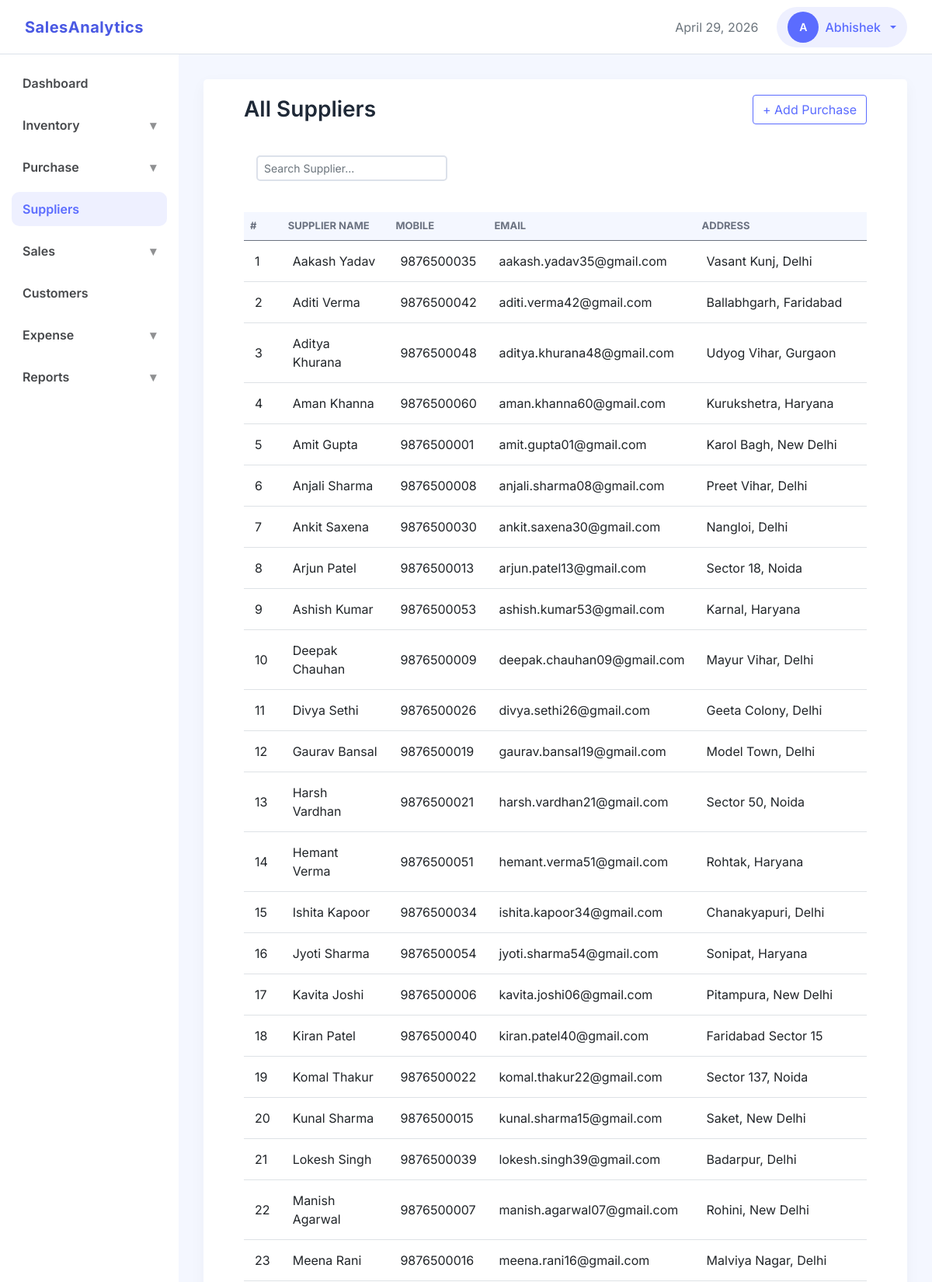
The page /purchases/suppliers (signed in, upper part) on the database its author committed.
### accounts/models.py (models this page shows, shortened)
class User(AbstractUser):
    username = None # Remove username
    first_name = models.CharField(max_length=150)
    email = models.EmailField(unique=True)
    created_at = models.DateTimeField(auto_now_add=True)
    updated_at = models.DateTimeField(auto_now=True)
    USERNAME_FIELD = 'email'
    REQUIRED_FIELDS = []
    objects = UserManager() # Attach Manager

### purchases/models/suppliers.py (models this page shows, shortened)
class Supplier(models.Model):
    class Meta:
        ordering = ['name']
    name = models.CharField(max_length=100)
    phone = models.CharField(max_length=10, unique=True)
    email = models.EmailField(max_length=100, blank=True)
    address = models.CharField(max_length=200, blank=True)
    business = models.ForeignKey('business.Business', on_delete=models.CASCADE, related_name='suppliers')
    created_at = models.DateTimeField(auto_now_add=True)
    updated_at = models.DateTimeField(auto_now=True)

### purchases/views/suppliers.py (the view)
# urls.py: path('suppliers', suppliers.SuppliersListView.as_view(), name='suppliers_list'),
class SuppliersListView(ListView):
    model = Supplier
    context_object_name = 'suppliers'
    template_name = 'suppliers/suppliers_list.html'
    ordering = 'name'

### core/context_processors.py (called while the page is built)
def user_role(request):
    if request.user.is_authenticated:
        business_id = request.session.get('business_id')
        if business_id:
            membership = Membership.objects.filter(
                business_id=business_id,
                user=request.user
            ).first()
            if membership:
                return {'user_role': membership.role}
    return {'user_role': None}

### dashboard/templatetags/navigation_tags.py (called while the page is built)
@register.simple_tag(takes_context=True)
def active(context, *url_names):
    request = context['request']
    current_url = request.resolver_match.url_name
    if current_url in url_names:
        return 'active'
    return ''

@register.simple_tag(takes_context=True)
def show_menu(context, *url_names):
    request = context['request']
    current_url = request.resolver_match.url_name
    if current_url in url_names:
        return 'show'
    return ''

### templates/suppliers/suppliers_list.html (shortened to what this page needs)
{% extends "base.html" %}
{% load static %}
{% load humanize %}
{% block css_files%}
    <link rel="stylesheet" href="{% static 'css/apps/list.css' %}">
{% endblock %}
{% block content %}
<div class="container-fluid">
    <div class="d-flex justify-content-between align-items-center mb-4">
        <div>
            <h3 class="section-title mb-0">All Suppliers</h3>
        </div>
        <a href="{% url 'add_purchase' %}" class="btn btn-secondary">
            + Add Purchase
        </a>
    </div>
    <div class="mb-4 p-3">
        <div class="row g-3">
            <div class="col-md-4">
                <input type="text" id="search_field"
                       class="form-control form-control-sm"
                       placeholder="Search Supplier...">
            </div>
        </div>
    </div>
    <div class="">
        <div class="table-responsive">
            <table class="table table-hover align-middle data-table mb-0">
                <thead>
                    <tr>
                        <th>#</th>
                        <th>Supplier Name</th>
                        <th>Mobile</th>
                        <th>Email</th>
                        <th>Address</th>
                    </tr>
                </thead>
                <tbody id="tbody">
                    {% for supplier in suppliers %}
                    <tr class="clickable-row" data-url="#">
                        <td>{{ forloop.counter }}</td>
                        <td>
                            {{ supplier.name }}
                        </td>
                        <td>{{ supplier.phone }}</td>
                        <td>
                            <span>
                                {{ supplier.email|default:'No email provided' }}
                            </span>
                        </td>
                        <td>
                             {{ supplier.address|default:'No address provided' }}
                        </td>
                    </tr>
                    {% empty %}
                    <tr>
                        <td colspan="7" class="text-center py-4 text-muted">
                            No Suppliers data available
                        </td>
                    </tr>
                    {% endfor %}
                </tbody>
            </table>
        </div>
    </div>
</div>
{% endblock %}

### templates/partials/navbar.html (shortened to what this page needs)
<nav class="navbar custom-navbar d-flex justify-content-between align-items-center">
    <div class="d-flex align-items-center gap-4">
        <a class="navbar-brand" href="{% url 'dashboard' %}">SalesAnalytics</a>
    </div>
    <div class="d-flex align-items-center gap-4">
        <span class="text-muted" id="nav-date"></span>
        {% if user.is_authenticated %}
            <div class="dropdown">
                <button class="btn admin-btn dropdown-toggle d-flex align-items-center gap-2"
                        data-bs-toggle="dropdown"
                        aria-expanded="false">
                    <div class="avatar">{{ user.first_name|default:user.email|slice:':1'|upper }}</div>
                    <span>{{ user.first_name }}</span>
                </button>
            </div>
        {% else %}
            <div>
                <a class="btn btn-primary me-2" href="{% url 'signin' %}">Sign In</a>
                <a class="btn btn-outline-primary" href="{% url 'signup' %}">Sign Up</a>
            </div>
        {% endif %}
    </div>
</nav>

### static/css/base.css (style rules this page uses)
:root { --clr-primary: #5b6cff; --clr-secondary: #4038c6; --clr-primary-hover: #4a59e3; --clr-primary-medium: #dbdffc; --clr-primary-soft: #eef0ff; --clr-accent: #00c2ff; --primary-gradient: linear-gradient(135deg, var(--clr-secondary), var(--clr-primary)); --secondary-gradient: linear-gradient(130deg, var(--clr-primary-hover), var(--clr-primary)); --clr-bg-main: #ffffff; --clr-bg-content: #f4f7ff; --clr-bg-btn-secondary: #eaeaea; --clr-bg-components: #f5f7fa; --clr-text-main: #1f2937; --clr-text-medium: #46484b; --clr-text-muted: #6b7280; --clr-text-placeholder: #c4c7cc; --clr-text-light: #fefefc; --clr-border: #dce1ea; --clr-border-light: #e4e7ec; --shadow-soft: 0 6px 20px rgba(17, 24, 39, 0.04); --radius: 5px; --nav-height: 70px; --space-xs: 8px; --space-sm: 12px; --space-md: 16px; --space-lg: 24px; --space-xl: 32px; }
* { box-sizing: border-box; }
body { margin: 0; padding: 0; font-family: "Inter", sans-serif; color: var(--clr-text-main); background: var(--clr-bg-main); -webkit-font-smoothing: antialiased; }
h1, h2, h3, h4, h5 { font-weight: 600; margin-bottom: 0.5rem; }
.text-muted { color: var(--clr-text-muted); }
.clickable-row { cursor: pointer; }

### static/css/layout.css (style rules this page uses)
.custom-navbar { height: var(--nav-height); background: var(--clr-bg-main); border-bottom: 1px solid var(--clr-border); padding: 0 32px; }
.navbar-brand { font-weight: 700; color: var(--clr-primary); letter-spacing: 0.5px; transition: color 0.5s ease; }
.navbar-brand { color: var(--clr-primary-hover); }
.admin-btn { background: var(--clr-primary-soft); border: none; border-radius: 30px; padding: 6px 14px; font-weight: 500; color: var(--clr-primary); }
.avatar { width: 32px; height: 32px; background: var(--clr-primary); color: #ffffff; font-size: 14px; font-weight: 600; display: flex; align-items: center; justify-content: center; border-radius: 50%; }
.table td { vertical-align: middle; }

### static/css/components.css (style rules this page uses)
.form-control, .form-select { border-radius: var(--radius); border: 2px solid var(--clr-border); }
.btn-secondary { background: none !important; border-color: var(--clr-primary) !important; color: var(--clr-primary) !important; }
.avatar { width: 40px; height: 40px; border-radius: 50%; object-fit: cover; }
.table-responsive { overflow: visible; }

### static/css/apps/list.css (style rules this page uses)
.data-table thead { background: var(--clr-bg-content); }
.data-table th { font-size: 13px; text-transform: uppercase; color: var(--clr-text-muted); }
.data-table td { padding: 14px; }

### rows shown on the page
User: first_name "A", first_name "Abhishek"
Supplier: name "Aakash Yadav", phone "9876500035", email "aakash.yadav35@gmail.com", address "Vasant Kunj, Delhi"
Supplier: name "Aditi Verma", phone "9876500042", email "aditi.verma42@gmail.com", address "Ballabhgarh, Faridabad"
Supplier: name "Aditya Khurana", phone "9876500048", email "aditya.khurana48@gmail.com", address "Udyog Vihar, Gurgaon"
Supplier: name "Aman Khanna", phone "9876500060", email "aman.khanna60@gmail.com", address "Kurukshetra, Haryana"
Supplier: name "Amit Gupta", phone "9876500001", email "amit.gupta01@gmail.com", address "Karol Bagh, New Delhi"
Supplier: name "Anjali Sharma", phone "9876500008", email "anjali.sharma08@gmail.com", address "Preet Vihar, Delhi"
Supplier: name "Ankit Saxena", phone "9876500030", email "ankit.saxena30@gmail.com", address "Nangloi, Delhi"
Supplier: name "Arjun Patel", phone "9876500013", email "arjun.patel13@gmail.com", address "Sector 18, Noida"
Supplier: name "Ashish Kumar", phone "9876500053", email "ashish.kumar53@gmail.com", address "Karnal, Haryana"
Supplier: name "Deepak Chauhan", phone "9876500009", email "deepak.chauhan09@gmail.com", address "Mayur Vihar, Delhi"
Supplier: name "Divya Sethi", phone "9876500026", email "divya.sethi26@gmail.com", address "Geeta Colony, Delhi"
Supplier: name "Gaurav Bansal", phone "9876500019", email "gaurav.bansal19@gmail.com", address "Model Town, Delhi"
Supplier: name "Harsh Vardhan", phone "9876500021", email "harsh.vardhan21@gmail.com", address "Sector 50, Noida"
Supplier: name "Hemant Verma", phone "9876500051", email "hemant.verma51@gmail.com", address "Rohtak, Haryana"
Supplier: name "Ishita Kapoor", phone "9876500034", email "ishita.kapoor34@gmail.com", address "Chanakyapuri, Delhi"
Supplier: name "Jyoti Sharma", phone "9876500054", email "jyoti.sharma54@gmail.com", address "Sonipat, Haryana"
Supplier: name "Kavita Joshi", phone "9876500006", email "kavita.joshi06@gmail.com", address "Pitampura, New Delhi"
Supplier: name "Kiran Patel", phone "9876500040", email "kiran.patel40@gmail.com", address "Faridabad Sector 15"
Supplier: name "Komal Thakur", phone "9876500022", email "komal.thakur22@gmail.com", address "Sector 137, Noida"
Supplier: name "Kunal Sharma", phone "9876500015", email "kunal.sharma15@gmail.com", address "Saket, New Delhi"
Supplier: name "Lokesh Singh", phone "9876500039", email "lokesh.singh39@gmail.com", address "Badarpur, Delhi"
Supplier: name "Manish Agarwal", phone "9876500007", email "manish.agarwal07@gmail.com", address "Rohini, New Delhi"
Supplier: name "Meena Rani", phone "9876500016", email "meena.rani16@gmail.com", address "Malviya Nagar, Delhi"
